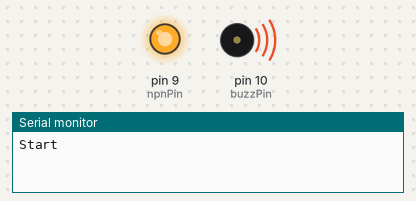
A sketch run on a simulated Arduino Uno, built with avr-gcc and run on an emulated ATmega328P. Parts: output pins drawn as LEDs (lit = HIGH), buzzer (waves = sounding), the last lines printed to the serial monitor.

Above: at 0.2 s.
At 2.7 s:
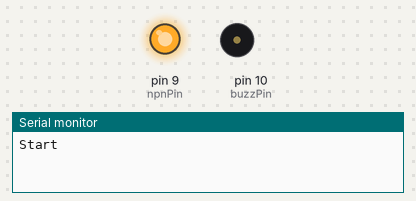
At 7.5 s:
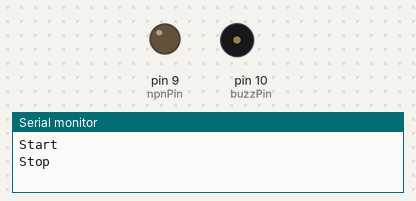
Timing chart, 0 to 13.0 s (numbered marks = the images above):
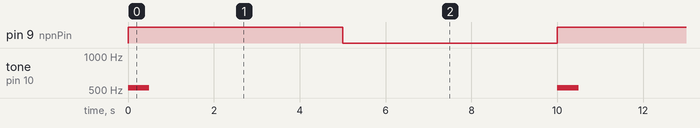

The sketch:

12_16520216_01.ino
```cpp
int npnPin = 9;
int buzzPin = 10;

void setup()
{
  pinMode(npnPin, OUTPUT);
  pinMode(buzzPin, OUTPUT);
  Serial.begin(9600);
}

void loop()
{
  tone(buzzPin, 523, 500);
  Serial.println("Start");
  digitalWrite(npnPin, HIGH);
  delay(5000);
  Serial.println("Stop");
  digitalWrite(npnPin, LOW);
  delay(5000);
}
```

Measured:
- by itself, pin 9 (npnPin): alternates HIGH for 5.0 s and LOW for 5.0 s
- by itself, tone on pin 10 (buzzPin): alternates 523 Hz for 0.50 s and silent for 9.5 s
